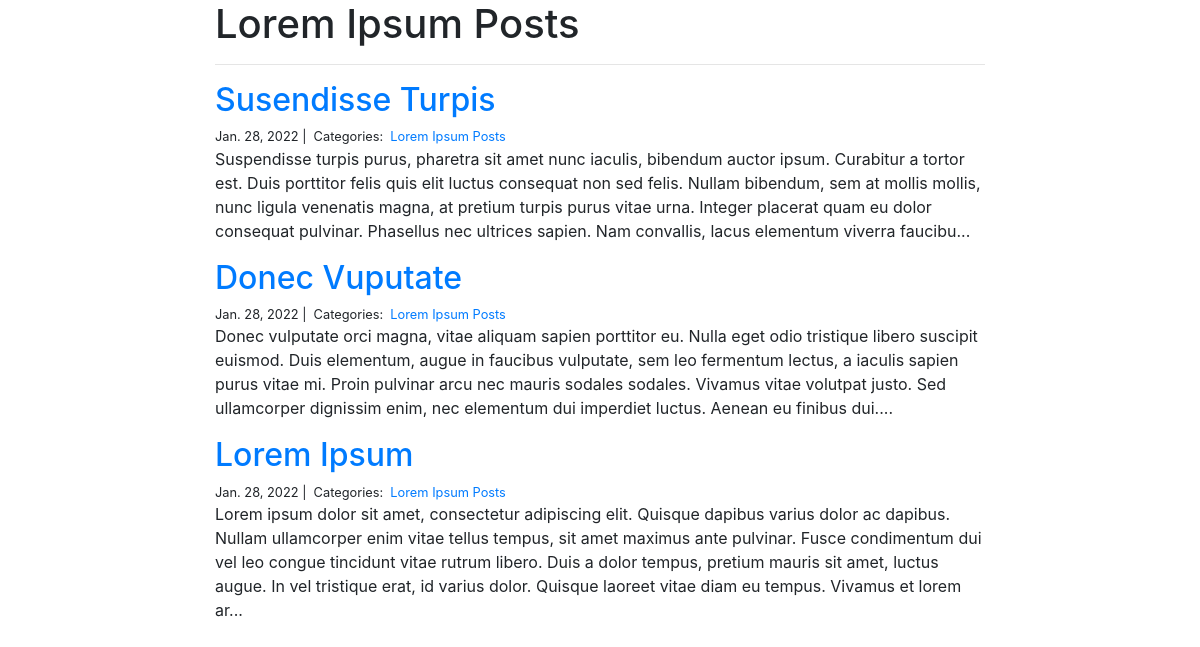
Page /blog/Lorem Ipsum Posts/ on the committed database.
### blog/models.py (models this page shows)
class Category(models.Model):
    name = models.CharField(max_length=20)

class Post(models.Model):
    title = models.CharField(max_length=255)
    body = models.TextField()
    created_on = models.DateTimeField(auto_now_add=True)
    last_modified = models.DateTimeField(auto_now=True)
    categories = models.ManyToManyField('Category', related_name='posts')

### blog/views.py (the view)
# urls.py: path("<category>/", views.blog_category, name = "blog_category"),
def blog_category(request, category):
    posts = Post.objects.filter(categories__name__contains=category).order_by('-created_on')
    context = {"category": category, "posts": posts}
    return render(request, "blog_category.html", context)

### blog/templates/blog_category.html
{% extends "base.html" %}
{% block page_content %}
<div class="col-md-8 offset-md-2">
    <h1>{{ category | title }}</h1>
    <hr>
    {% for post in posts %}
        <h2><a href="{% url 'blog_detail' post.pk%}">{{ post.title }}</a></h2>
        <small>
            {{ post.created_on.date }} |&nbsp;
            Categories:&nbsp;
            {% for category in post.categories.all %}
            <a href="{% url 'blog_category' category.name %}">
                {{ category.name }}
            </a>&nbsp;
            {% endfor %}
        </small>
        <p>{{ post.body | slice:":400" }}...</p>
    {% endfor %}
</div>
{% endblock %}

### rows in the picture
Category: name "Lorem Ipsum Posts"
Post: title "Susendisse Turpis", created_on "Jan. 28, 2022", body "Suspendisse turpis purus, pharetra sit amet nunc iaculis, bibendum auctor ipsum. Curabitur a tortor est. Duis porttitor felis quis elit luctus consequat non sed felis. Nullam bibendum, sem at mollis mollis, nunc ligula venenatis magna, at pretium turpis purus vitae urna. Integer placerat quam eu dolor consequat pulvinar. Phasellus nec ultrices sapien. Nam convallis, lacus elementum viverra faucibu"
Post: title "Donec Vuputate", created_on "Jan. 28, 2022", body "Donec vulputate orci magna, vitae aliquam sapien porttitor eu. Nulla eget odio tristique libero suscipit euismod. Duis elementum, augue in faucibus vulputate, sem leo fermentum lectus, a iaculis sapien purus vitae mi. Proin pulvinar arcu nec mauris sodales sodales. Vivamus vitae volutpat justo. Sed ullamcorper dignissim enim, nec elementum dui imperdiet luctus. Aenean eu finibus dui."
Post: title "Lorem Ipsum", created_on "Jan. 28, 2022", body "Lorem ipsum dolor sit amet, consectetur adipiscing elit. Quisque dapibus varius dolor ac dapibus. Nullam ullamcorper enim vitae tellus tempus, sit amet maximus ante pulvinar. Fusce condimentum dui vel leo congue tincidunt vitae rutrum libero. Duis a dolor tempus, pretium mauris sit amet, luctus augue. In vel tristique erat, id varius dolor. Quisque laoreet vitae diam eu tempus. Vivamus et lorem ar"
